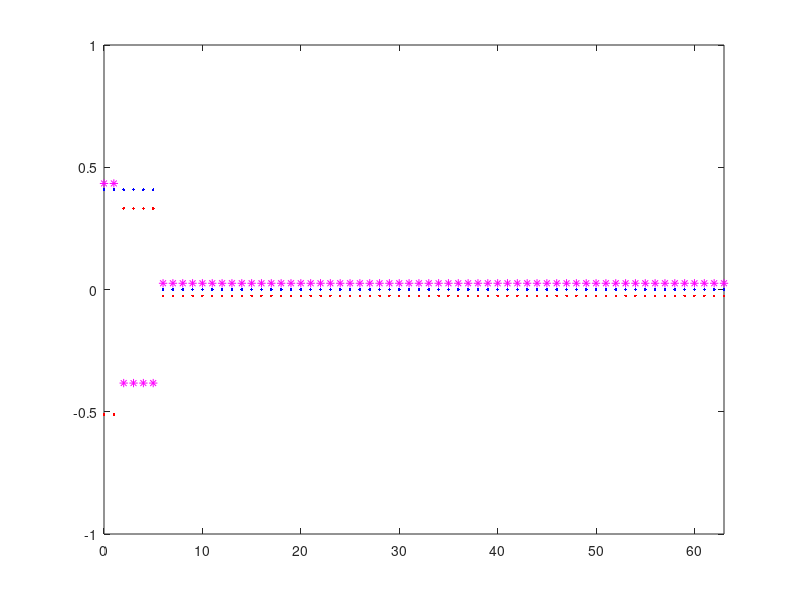

The MATLAB script that drew this image:
close all
clear all
clc



%% Grover
%
%	% Initialization
%	s = 1/sqrt(2^n)*ones(1,2^n);
%	plot([0:2^n-1],s,'-b')
%	hold on
%
%	m = 2;
%	t = 1;
%	iter = floor(pi/(4*asin(1/sqrt(2^n))))
%
%	for i = 1:iter
%		% Mark
%		s(m) = -s(m);
%		% Diffuse
%		s = -s + 2*mean(s);
%		if i == floor(iter/2)
%			plot([0:2^n-1],s,'*m')
%		end
%		if i == iter
%			plot([0:2^n-1],s,'.r')
%		end
%	end
%	axis([0 2^n-1 -1 1])

%% BBHT multiple solns
%
%	% Initialization
%	s = 1/sqrt(2^n)*ones(1,2^n);
%	plot([0:2^n-1],s,'-b')
%	hold on
%
%	m = [2 10];
%	t = size(m,2);
%	iter = floor(pi/(4*asin(sqrt(t/(2^n)))))
%
%	for i = 1:iter
%		% Mark
%		for mi = 1:t
%			s(m(mi)) = -s(m(mi));
%		end
%		% Diffuse
%		s = -s + 2*mean(s);
%		if i == floor(iter/2)
%			plot([0:2^n-1],s,'*m')
%		end
%		if i == iter
%			plot([0:2^n-1],s,'.r')
%		end
%	end
%	axis([0 2^n-1 -1 1])

%% BBHT N/4 solns
%
%	% Initialization
%	s = 1/sqrt(2^n)*ones(1,2^n);
%	plot([0:2^n-1],s,'-b')
%	hold on
%
%	m = [1:2^(n-2)];
%	t = size(m,2);
%	th = asin(sqrt(t/(2^n)));
%	iter = floor(pi/(4*th))
%	km = sin(th*((pi-2*th)/(2*th)+1))/sqrt(t)
%	lm = cos(3*th)/sqrt(2^n-t)
%
%	for i = 1:iter
%		% Mark
%		for mi = 1:t
%			s(m(mi)) = -s(m(mi));
%		end
%		% Diffuse
%		s = -s + 2*mean(s);
%		if i == floor(iter/2)
%			plot([0:2^n-1],s,'*m')
%		end
%		if i == iter
%			plot([0:2^n-1],s,'.r')
%			s(1)
%			s(2^n - 1)
%		end
%	end
%	axis([0 2^n-1 -1 1])

%% BBHT multiple unknown [1,3N/4] solns  ########### INCOMPLETE
%
%		% Initialization
%		N = 2^n
%		
%		%t = floor(rand*N + 1)
%		m = [2 10];
%		t = size(m,2);
%		
%		g = 6/5;
%		iterMax = 1;
%		
%		s = 1/sqrt(N)*ones(1,N);	% initial equal superposition
%		plot([0:N-1],s,'-b')
%		hold on
%		
%		
%		th = asin(sqrt(t/N))
%		m0 = 1/sin(2*th)
%		loopMax = ceil(log(m0)/log(g))
%		iterExpc = 
%		
%		
%		iterMax = min(g*iterMax,sqrt(N))
%		iterMax = min(g*iterMax,sqrt(N))
%		iterMax = min(g*iterMax,sqrt(N))
%		iterMax = min(g*iterMax,sqrt(N))
%		iterMax = min(g*iterMax,sqrt(N))
%		iterMax = min(g*iterMax,sqrt(N))
%		iter = floor(rand*iterMax)
%		
%	%	for i = 1:iter
%	%		% Mark
%	%		for mi = 1:t
%	%			s(m(mi)) = -s(m(mi));
%	%		end
%	%		% Diffuse
%	%		s = -s + 2*mean(s);
%	%		if i == floor(iter/2)
%	%			plot([0:2^n-1],s,'*m')
%	%		end
%	%		if i == iter
%	%			plot([0:2^n-1],s,'.r')
%	%		end
%	%	end
%		axis([0 2^n-1 -1 1])

%% Arbitrary initial amplitudes 1 soln
%
%	% Initialization
%	N = 2^n;
%	s = [ones(1,n)/sqrt(n) zeros(1,N-n)];
%	plot([0:N-1],s,'.-b')
%	hold on
%
%	r = 1
%	kavg = 1/sqrt(n)
%	lavg = (n-r)/((N-r)*sqrt(n))
%	lvar = sum((s(r+1:N) - lavg).^2)/(N-r);
%	Pmax = 1-(N-r)*lvar
%	%1-sum((s(r+1:N) - lavg).^2)
%	j = 5
%	T = ((j+0.5)*pi - atan(kavg*sqrt(r/(N-r))/lavg))/acos(1-2*r/N)
%	T = round(T);
%
%	for iter = 1:T
%		C = 2*((N-r)*lavg - r*kavg)/N;
%		%pred = [C+s(1) C-s(2:end)];
%		s(1) = -s(1);			% Mark
%		s = -s + 2*mean(s);		% Diffuse
%		%sum(abs(s-pred)) < 1e-14
%		kavg = C+kavg;
%		lavg = C-lavg;
%	end
%	disp(sprintf('\nIteration %d',T))
%	kavg
%	lavg
%	Pans = kavg^2
%	plot([0:2^n-1],s,'.-m')
%	axis([0 2^n-1 -1 1])
%
%	%	N;
%	%	M = 2;
%	%	r = 1;
%	%	iMx = N-M+1;
%	%	s = log2(iMx);
%	%	qb = s*M;
%	%	l0avg = (iMx - r)/((2^qb - r)*sqrt(iMx))
%	%	PmaxGene = 1 - (iMx - r)*(1/sqrt(iMx) - l0avg)^2 - (2^qb - iMx)*l0avg^2

%% Arbitrary initial amplitudes r solns
%
%	% Initialization
%	N = 2^n;
%	s = [ones(1,n)/sqrt(n) zeros(1,N-n)];
%	plot([0:N-1],s,'.-b')
%	hold on
%
%	r = 2
%	kavg = 1/sqrt(n)
%	lavg = (n-r)/((N-r)*sqrt(n))
%	lvar = sum((s(r+1:N) - lavg).^2)/(N-r);
%	Pmax = 1-(N-r)*lvar
%	%1-sum((s(r+1:N) - lavg).^2)
%	j = 1
%	T = ((j+0.5)*pi - atan(kavg*sqrt(r/(N-r))/lavg))/acos(1-2*r/N)
%	T = round(T);
%
%	for iter = 1:T
%		C = 2*((N-r)*lavg - r*kavg)/N;
%		%pred = [C+s(1) C-s(2:end)];
%		s(1:r) = -s(1:r);		% Mark
%		s = -s + 2*mean(s);		% Diffuse
%		%sum(abs(s-pred)) < 1e-14
%		kavg = C+kavg;
%		lavg = C-lavg;
%	end
%	disp(sprintf('\nIteration %d',T))
%	kavg
%	lavg
%	Pans = r*kavg^2
%	plot([0:2^n-1],s,'.-m')
%	axis([0 2^n-1 -1 1])

%% Hollenberg Iteration
%
%	A = 4;
%	M = 3;
%	N = 10;
%	r = 1;
%
%	iMx = N-M+1;
%	qtag = ceil(log2(iMx));
%	qb = qtag + M*ceil(log2(A));
%	sMx = 2^qb;
%
%	kavg0 = 1/sqrt(iMx);
%	lavg0 = (iMx - r)/((sMx - r)*sqrt(iMx));
%	Pmax = 1 - (sMx-iMx)*lavg0^2 - (iMx-r)*(1/sqrt(iMx) - lavg0)^2
%
%	j = [0:9]'
%	T = ((j+0.5)*pi - atan(kavg0*sqrt(r/(sMx-r))/lavg0))/acos(1-2*r/sMx)'

%% Panda Iteration
%
%	A = 2;
%	dim = 2;
%	M = 3;
%	N = 18;
%	r = 1;
%
%	iMx = (N-M+1)^dim
%	qtag = ceil(log2(iMx));
%	qb = qtag + M^dim*ceil(log2(A));
%	sMx = 2^qb;
%
%	kavg0 = 1/sqrt(iMx);
%	lavg0 = (iMx - r)/((sMx - r)*sqrt(iMx));
%	Pmax = 1 - (sMx-iMx)*lavg0^2 - (iMx-r)*(1/sqrt(iMx) - lavg0)^2
%
%	j = [0:9]'
%	T = ((j+0.5)*pi - atan(kavg0*sqrt(r/(sMx-r))/lavg0))/acos(1-2*r/sMx)'

%% QuAM Iteration 1 solution Modified Loop
%
%	% Initialization
%	n = 5;
%	r = 1;
%	N = 2^n;
%	s = [ones(1,n)/sqrt(n) zeros(1,N-n)];
%	plot([0:N-1],s,'.b')
%	hold on
%
%	s(1:r) = -s(1:r);		% Mark
%	plot([0:N-1],s,'xb')
%	s = -s + 2*mean(s);		% Diffuse
%	%plot([0:N-1],s,'*m')
%
%	s(1:n) = -s(1:n);		% Mark
%	s = -s + 2*mean(s);		% Diffuse
%	%plot([0:N-1],s,'.r')
%
%	s(1:n) = -s(1:n);		% Mark
%	s = -s + 2*mean(s);		% Diffuse
%	plot([0:N-1],s,'*m')
%
%	s(1:n) = -s(1:n);		% Mark
%	s = -s + 2*mean(s);		% Diffuse
%	plot([0:N-1],s,'.r')
%
%	axis([0 2^n-1 -1 1])

%% QuAM Iteration r solution Modified Loop

% Initialization
n = 6;
r = 2;
N = 2^n;
s = [ones(1,n)/sqrt(n) zeros(1,N-n)];
plot([0:N-1],s,'.b')
hold on

%	% Without Ip step
%	
%	kavg = 1/sqrt(n)
%	lavg = (n-r)/((N-r)*sqrt(n))
%	lvar = sum((s(r+1:N) - lavg).^2)/(N-r);
%	Pmax = 1-(N-r)*lvar
%	Pmax/r
%	%1-sum((s(r+1:N) - lavg).^2)
%	j = [0:9]';
%	T = ((j+0.5)*pi - atan(kavg*sqrt(r/(N-r))/lavg))/acos(1-2*r/N)'
%	%T = round(T);

%	% With Ip step
	
	r0 = 0;
	r1 = 2;
	p = n;
	a = 2*(p-2*r1)/N;
	b = 4*(p+r0)/N;
%	k0 = 4*a - a*b
%	k1 = 4*a - a*b + 1
%	l0 = 2*a - a*b
%	l1 = 4*a - a*b - 1
%	kavg = 4*a - a*b + r1/(r1+r0);
%	lavg = -a*b + 2*a*(N+p-r0-2*r1)/(N-r0-r1) - (p-r1)/(N-r0-r1)
%		Pmax = 1 - (N-p-r0)*(l0-lavg)^2 -  (p-r1)*(l0-lavg)^2
%		j = [0:9]';
%		T = ((j+0.5)*pi - atan(kavg*sqrt((r1+r0)/(N-r1-r0))/lavg))/acos(1-2*(r1+r0)/N)'
	%T = round(T);
	
	

s(1:r) = -s(1:r);		% Mark
s = -s + 2*mean(s);		% Diffuse
plot([0:N-1],s,'*m')

%	mean(s)
%	mean1 = (p - 2*r1)/(N*sqrt(p))
%	s(1)
%	(a+1)/sqrt(p)
%	s(r+1)
%	(a-1)/sqrt(p)
%	s(n+1)
%	a/sqrt(p)
	
	mean2 = (-(a+1)*r1 -a*r0 -(a-1)*(p-r1) + a*(N-p))/(N*sqrt(p))
	
	l0 = 2*a - a*b 
	kavg = (a+1)/sqrt(p) + 2*mean2
	lavg = ((-a/sqrt(p) + 2*mean2)*(N-p-r0) + (-1/sqrt(p) + a/sqrt(p) + 2*mean2)*(p-r1))/(N-r1)
	Pmax = 1 - (N-p-r0)*(l0-lavg)^2 -  (p-r1)*(l0-lavg)^2
	j = [0:9]';
	T = ((j+0.5)*pi - atan(kavg*sqrt((r1+r0)/(N-r1-r0))/lavg))/acos(1-2*(r1+r0)/N)'

%for iter = 1:1 %5
	%[iter s(1)]
	s(1:n) = -s(1:n);		% Mark
%	mean(s)
	%s(1:r) = -s(1:r);		% Mark
	s = -s + 2*mean(s);		% Diffuse
		
	s(1)
	s(r+1)
	s(n+1)
%end

for iter = 1:27
	%[iter s(1) s(1)^2]
	%s(1:n) = -s(1:n);		% Mark
	s(1:r) = -s(1:r);		% Mark
	s = -s + 2*mean(s);		% Diffuse
end
[iter s(1) s(1)^2]
plot([0:N-1],s,'.r')

axis([0 2^n-1 -1 1])